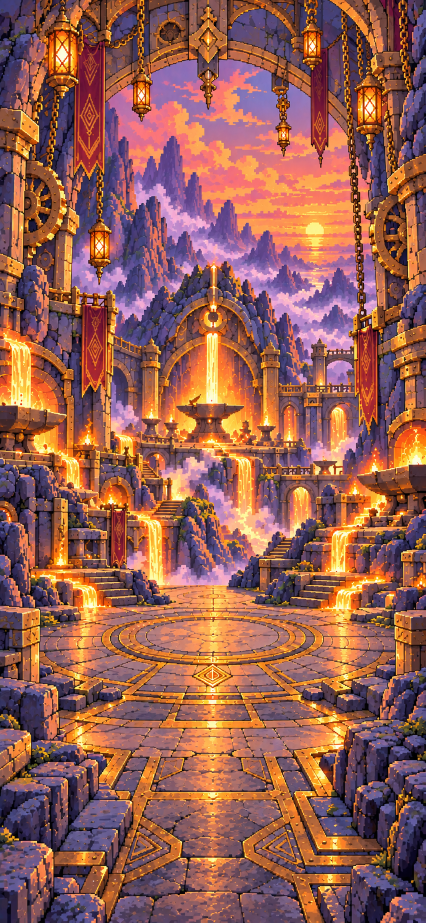
#> input picture docs/design/p29/px-forge-v1.png, 852 x 1846 px, given in place of world-map.png, which was not available (shown at 1/2 size)
$ python stitch_map.py ../../../docs/design/p29/px-forge-v1.png
#> lines starting #> are read from the running program, lines starting #| are printed output that depends on the picture; pictures that were not available may be replaced by others from this repository, and a replacement may not be noted
#!/usr/bin/env python3
"""The world map, wider (corrections list #8, 2026-10-05): Codex's side panels stitched on each side of the map
painting (best-overlap seams, feathered), keeping only the inner part of each panel, so the land goes on past the
realms at the sides and the map breathes. Writes SpikeLab/Assets/world-map-wide.png and map-wide.json (x0 = where the
original map starts, its width) for MapScene. Then: tools/depthmap on it, and tools/build_map.py --wide.
Run from prototypes/p2-spikes."""
import json
import numpy as np
from PIL import Image

A = "SpikeLab/Assets"; D = "../../docs/design/iter2"
import sys
PIXEL = "--pixel" in sys.argv                         # decision 149: Codex's pixel map in the middle
main = Image.open("../../docs/design/p29/px-map.png" if PIXEL else f"{A}/world-map.png").convert("RGB").resize((803, 1958), Image.LANCZOS); W, H = main.size
#> after `W, H = main.size`: W = 803; H = 1958
if PIXEL:
    import os
    pl, pr = "../../docs/design/p29/px-map-left.png", "../../docs/design/p29/px-map-right.png"
    if os.path.exists(pl) and os.path.exists(pr): D = "../../docs/design/p29"; LEFT, RIGHT = "px-map-left", "px-map-right"
    else: LEFT, RIGHT = "map-left", "map-right"
else: LEFT, RIGHT = "map-left", "map-right"
left = Image.open(f"{D}/{LEFT}.png").convert("RGB").resize((W, H), Image.LANCZOS)
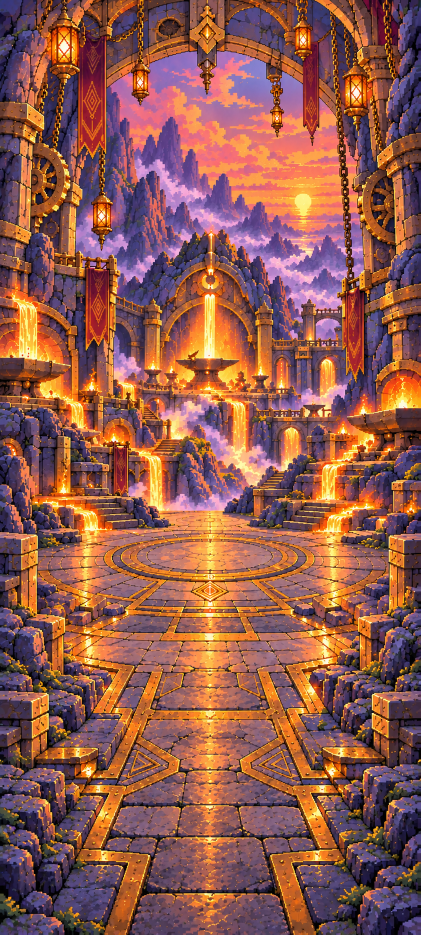
#> input picture docs/design/p29/px-forge-v2.png, 841 x 1870 px, given in place of map-left.png, which was not available (shown at 1/2 size)
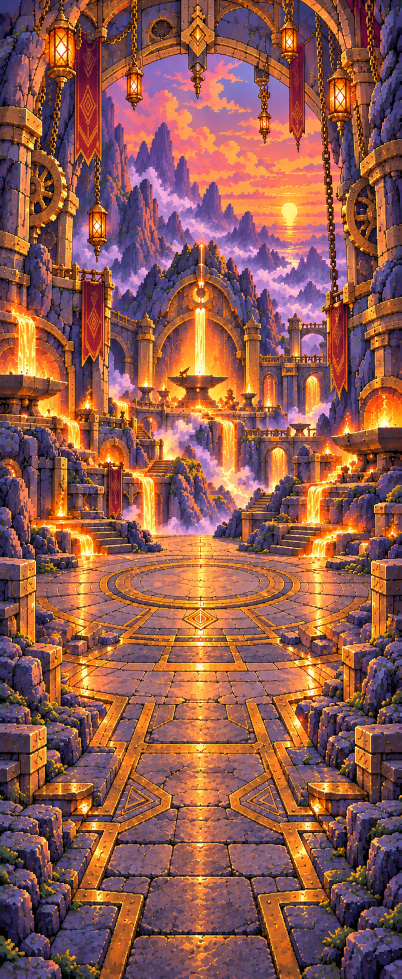
#> left: PIL image 803x1958 RGB (shown at 1/2 size); mean R, G, B 144.9, 90.9, 79.1
right = Image.open(f"{D}/{RIGHT}.png").convert("RGB").resize((W, H), Image.LANCZOS)
KEEP = 0.62                                         # how much of each panel's inner side is kept

def best_overlap(a_img, b_img, max_ov=int(W * 0.2)):
#> called with max_ov = 160
    a = np.asarray(a_img).astype(float); b = np.asarray(b_img).astype(float)
    best = (1e18, 24, 0)
    for ov in range(16, max_ov, 4):
        for dy in range(-12, 13, 4):
            aa = a[max(0, dy):H + min(0, dy), W - ov:]
            bb = b[max(0, -dy):H + min(0, -dy), :ov]
            err = np.mean((aa - bb) ** 2)
            if err < best[0]: best = (err, ov, dy)
#> after the loop, best = (3084.6, 16, 0)
    return best

_, ovL, dyL = best_overlap(left, main); _, ovR, dyR = best_overlap(main, right)
#> after `_, ovL, dyL = best_overlap(left, main)`: ovL = 16; dyL = 0
#> after `_, ovR, dyR = best_overlap(main, right)`: ovR = 16; dyR = 12
ovL = max(ovL, 60); ovR = max(ovR, 60)
#> after `ovL = max(ovL, 60)`: ovL = 60
#> after `ovR = max(ovR, 60)`: ovR = 60
total = W * 3 - ovL - ovR
#> total = 2289
canvas = np.zeros((H, total, 3)); weight = np.zeros((H, total, 1))
def put(img, x0, dy, rl, rr):
#> called with x0 = 0, dy = 0, rl = 0, rr = 60
    a = np.asarray(img).astype(float)
    if dy > 0: a = np.concatenate([np.repeat(a[:1], dy, 0), a[:-dy]], 0)
    elif dy < 0: a = np.concatenate([a[-dy:], np.repeat(a[-1:], -dy, 0)], 0)
    w = np.ones((H, W, 1))
    if rl: w[:, :rl, 0] = np.linspace(0, 1, rl)[None, :]
    if rr: w[:, W - rr:, 0] = np.linspace(1, 0, rr)[None, :]
    canvas[:, x0:x0 + W] += a * w; weight[:, x0:x0 + W] += w
put(left, 0, -dyL, 0, ovL); put(main, W - ovL, 0, ovL, ovR); put(right, 2 * W - ovL - ovR, -dyR, ovR, 0)
#> call 2 of put, with x0 = 743, dy = 0, rl = 60, rr = 60
#> in put (call 2), `if rr: w[:, W - rr:, 0] = np.linspace(1, 0, rr)[None, :]`:
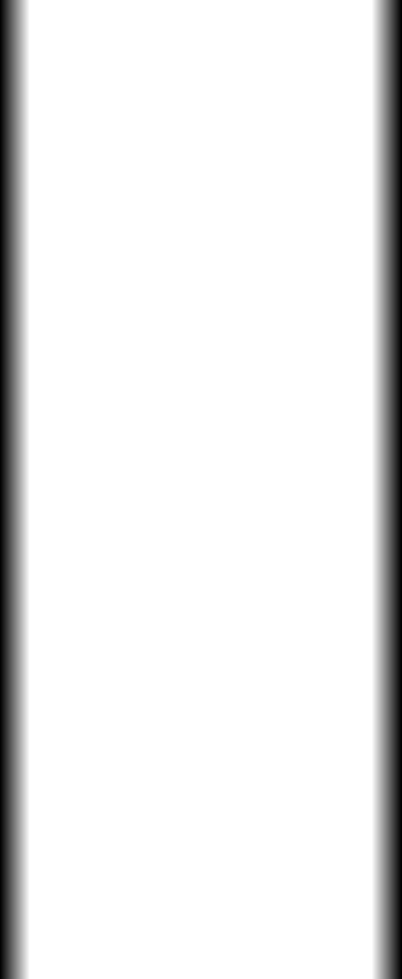
#> w: shape (1958, 803, 1) float64 (shown at 1/2 size); min 0, max 1, mean 0.925
#> in put (call 2), `weight[:, x0:x0 + W] += w`:
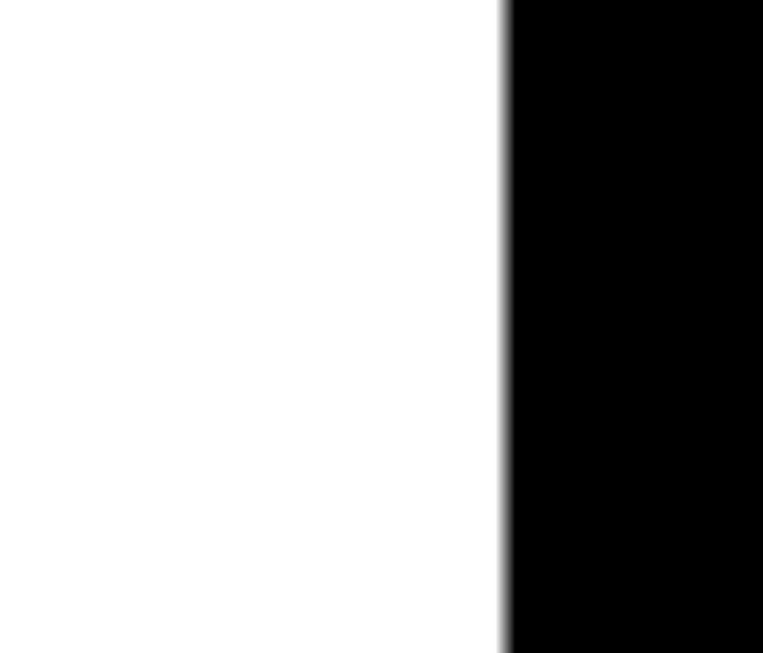
#> weight: shape (1958, 2289, 1) float64 (shown at 1/3 size); min 0, max 1, mean 0.662
#> call 3 of put, with x0 = 1486, dy = -12, rl = 60, rr = 0
#> in put (call 3), `elif dy < 0: a = np.concatenate([a[-dy:], np.repeat(a[-1:], -dy, 0)], 0)`:
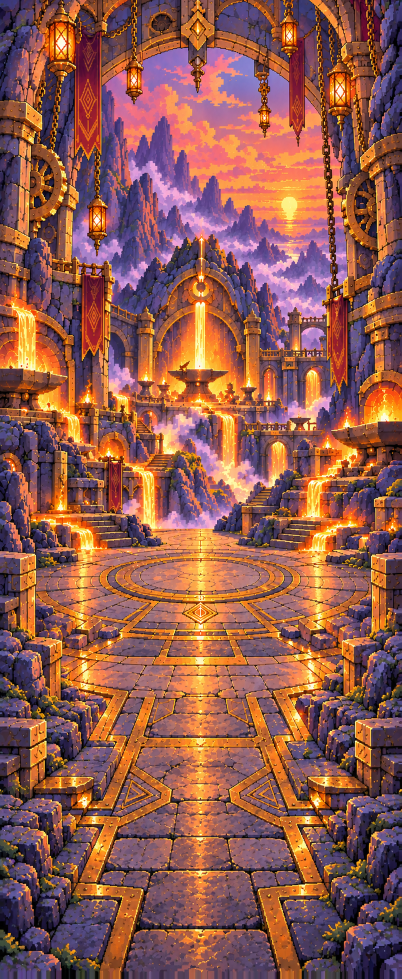
#> a: shape (1958, 803, 3) float64 (shown at 1/2 size); mean R, G, B 144.8, 90.9, 79.2
#> in put (call 3), `canvas[:, x0:x0 + W] += a * w`:
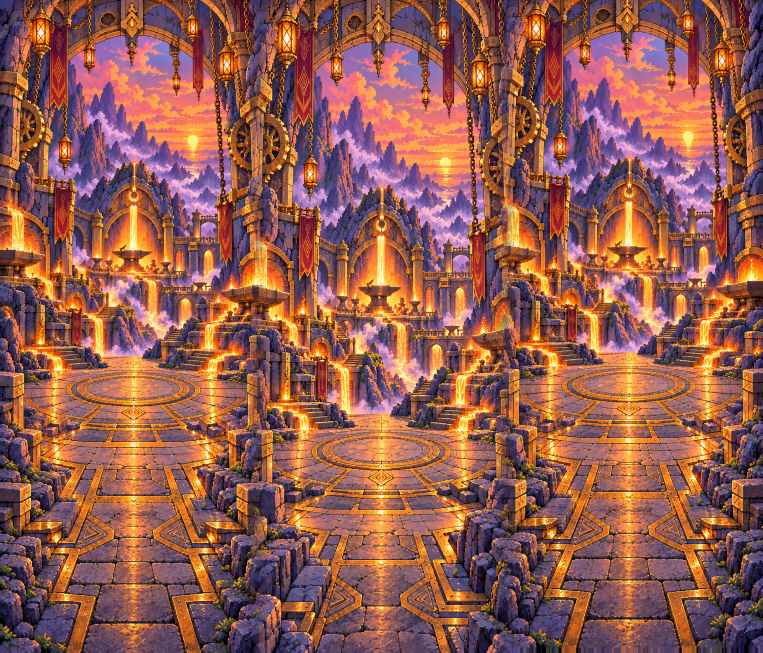
#> canvas: shape (1958, 2289, 3) float64 (shown at 1/3 size); mean R, G, B 148.7, 93.6, 81.2; drawn with min black and max white
#> in put (call 3), `weight[:, x0:x0 + W] += w`: weight: shape (1958, 2289, 1) float64; every value is 1
wide = Image.fromarray((canvas / np.maximum(weight, 1e-6)).clip(0, 255).astype(np.uint8))
cut = int(W * (1 - KEEP))
#> cut = 305
wide = wide.crop((cut, 0, total - cut, H))
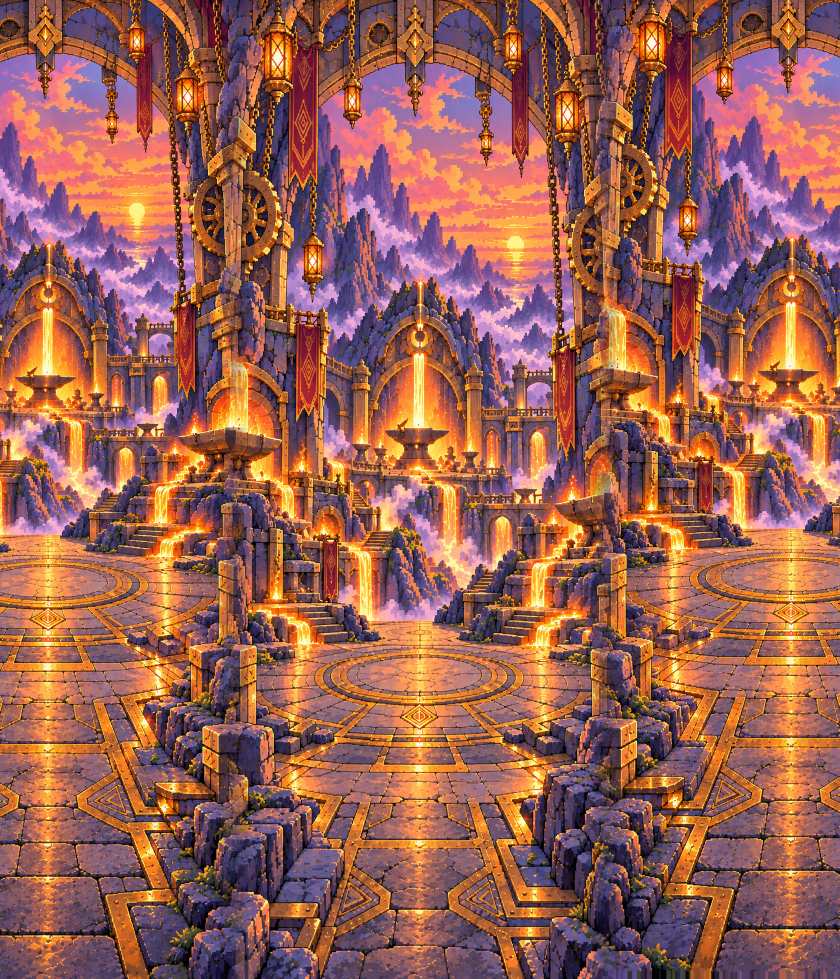
#> wide: PIL image 1679x1958 RGB (shown at 1/2 size); mean R, G, B 153.1, 96.5, 83.5
x0 = W - ovL - cut
#> x0 = 438
wide.save(f"{A}/world-map-wide.png")
json.dump({"x0": x0, "centerW": W, "width": wide.width, "height": H}, open(f"{A}/map-wide.json", "w"))
print("wide", wide.size, "x0", x0, "overlaps", ovL, ovR)
#| wide (1679, 1958) x0 438 overlaps 60 60
